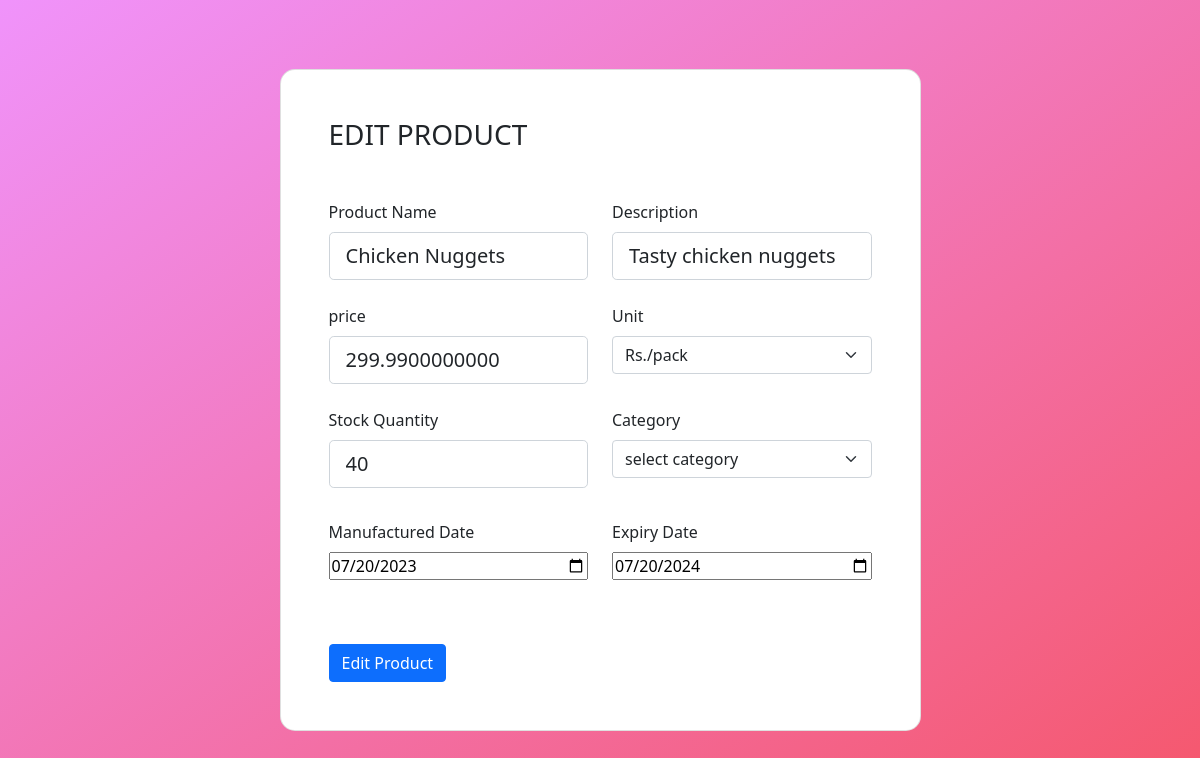
The app's page /admin/edit_product/7 (signed in) with its own data.
### application/models.py (models this page shows, shortened)
class Product(db.Model):
    __tablename__ = 'product'
    product_id = db.Column(db.Integer, primary_key=True, nullable=False, unique=True)
    name = db.Column(db.String(100), nullable=False)
    description = db.Column(db.String(200))
    price = db.Column(db.Float(10, 2), nullable=False)
    unit = db.Column(db.String(), nullable=False)
    stock_quantity = db.Column(db.INTEGER, nullable=False)
    manufacture_date = db.Column(db.String(), nullable=False)
    expiry_date = db.Column(db.String(), nullable=False)
    created_at = db.Column(db.DateTime, nullable=False)
    category_id = db.Column(db.Integer, db.ForeignKey('category.category_id'))
    category = db.relationship(Category)

### application/controller.py (the view, shortened to what this page needs)
@app.route('/admin/edit_product/<prod_id>', methods=['GET','POST'])
@login_required
def edit_product(prod_id):
    now = datetime.now()
    product = Product.query.filter_by(product_id=prod_id).first()
    product_form = AddProduct()
    category_list = Category.query.all()
    return render_template('edit_product.html', prod_form = product_form, cat_list = category_list, unit_list = unit_list, product = product)

### application/forms.py
class SearchForm(FlaskForm):
    search = StringField(validators=[InputRequired()])
    submit = SubmitField("search")

### application/__init__.py (called while the page is built)
def load_user(user_id):
    return User.query.get(int(user_id))

### application/controller.py (called while the page is built)
@app.context_processor
def base():
    form = SearchForm()
    category = Category.query.all()
    return dict(form = form, category = category)

### templates/edit_product.html (shortened to what this page needs)
<!DOCTYPE html>
<html>
<head>
    <link rel="stylesheet" href="{{url_for('static',filename = 'css/authentication.css')}}">
    <link rel="stylesheet" href="{{url_for('static',filename = 'css/bootstrap.min.css')}}">
    <link rel="stylesheet" href="{{url_for('static',filename = 'css/bootstrap.css')}}">
</head>
<body>
    <section class="vh-100 gradient-custom">
        <div class="container py-5 h-100">
            <div class="row justify-content-center align-items-center h-100">
                <div class="col-12 col-lg-9 col-xl-7">
                    <div class="card shadow-2-strong card-registration" style="border-radius: 15px;">
                        <div class="card-body p-4 p-md-5">
                            <h3 class="mb-4 pb-2 pb-md-0 mb-md-5">EDIT PRODUCT</h3>
                            <form method='POST' action="">
                                <div class="row">
                                    <div class="col-md-6 mb-4">
                                        <label for="inputAddress2" class="form-label">Product Name</label>
                                        <div class="form-outline">
                                            {{ prod_form.name(value=product.name) }}
                                        </div>
                                    </div>
                                    <div class="col-md-6 mb-4">
                                        <label for="inputAddress2" class="form-label">Description</label>
                                        <div class="form-outline">
                                            {{ prod_form.description(value=product.description) }}
                                        </div>
                                    </div>
                                </div>
                                <div class="row">
                                    <div class="col-md-6 mb-4">
                                        <label for="inputAddress2" class="form-label">price</label>
                                        <div class="form-outline">
                                            {{ prod_form.price(value=product.price) }}
                                        </div>
                                    </div>
                                    <div class="col-md-6 mb-4">
                                        <label for="inputAddress2" class="form-label">Unit</label>
                                        <select class="form-select" aria-label="Default select example" name="unit">
                                            <option selected>{{product.unit}}</option>
                                        </select>
                                    </div>
                                </div>
                                <div class="row">
                                    <div class="col-md-6 mb-4 pb-2">
                                        <label for="inputAddress2" class="form-label">Stock Quantity</label>
                                        <div class="form-outline">
                                            {{ prod_form.stock_quantity(value=product.stock_quantity) }}
                                        </div>
                                    </div>
                                    <div class="col-md-6 mb-4 pb-2">
                                        <label for="inputAddress2" class="form-label">Category</label>
                                        <select class="form-select" aria-label="Default select example"
                                            name="category_name">
                                            <option selected>select category</option>
                                        </select>
                                    </div>
                                </div>
                                <div class="row">
                                    <div class="col-md-6 mb-4 pb-2">
                                        <label for="inputAddress2" class="form-label">Manufactured Date</label>
                                        <div class="form-outline">
                                            {{ prod_form.manufacture_date(value=product.manufacture_date) }}
                                        </div>
                                    </div>
                                    <div class="col-md-6 mb-4 pb-2">
                                        <label for="inputAddress2" class="form-label">Expiry Date</label>
                                        <div class="form-outline">
                                            {{ prod_form.expiry_date(value=product.expiry_date) }}
                                        </div>
                                    </div>
                                </div>
                                <div class="mt-4 pt-2">
                                    <button type="button" class="btn btn-primary" data-bs-toggle="modal"
                                        data-bs-target="#exampleModal">
                                        Edit Product
                                    </button>
                                </div>
                            </form>
                        </div>
                    </div>
                </div>
            </div>
        </div>
    </section>
</body>
</html>

### static/css/authentication.css (style rules this page uses)
.gradient-custom { background: #f093fb; background: -webkit-linear-gradient(to bottom right, rgba(240, 147, 251, 1), rgba(245, 87, 108, 1)); background: linear-gradient(to bottom right, rgba(240, 147, 251, 1), rgba(245, 87, 108, 1)) }

### records on screen
Product: name "Chicken Nuggets", description "Tasty chicken nuggets", price "299.9900000000", unit "Rs./pack", stock_quantity "40", manufacture_date "07/20/2023", expiry_date "07/20/2024"
